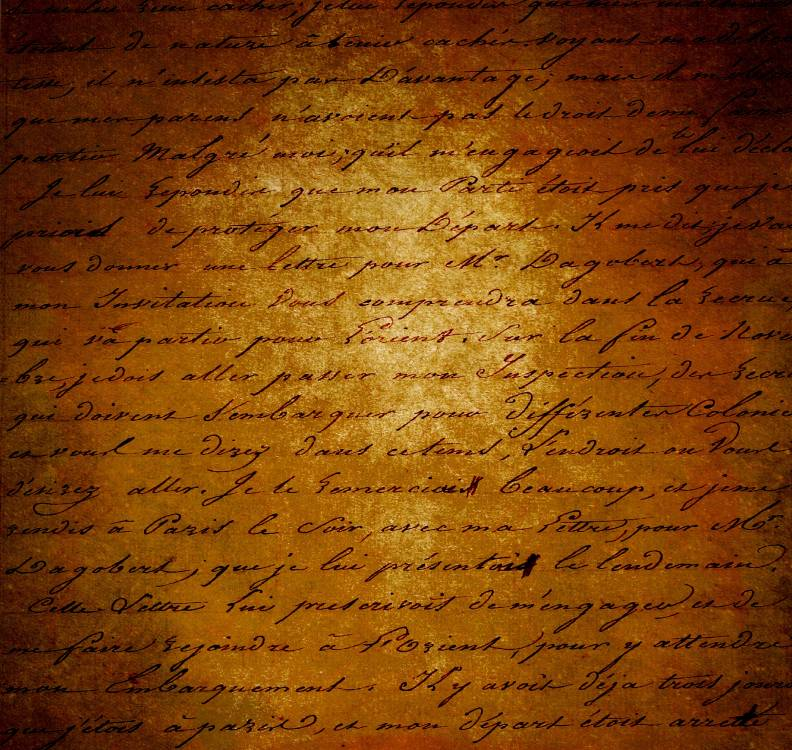
#> input picture python/machine_vision/lab4/last/lab4_3.jpg, 792 x 750 px, found by its file name
$ python ADAPTIVE_THRESH_MEAN_C.py
#> lines starting #> are read from the running program, lines starting #| are printed output that depends on the picture; after the words box and inside, x2 and y2 are one past the last pixel; in counts of white or black regions, pixels touching at a corner belong together
import cv2
import numpy as np

#адаптивного вычисления порога
name_file= 'lab4_3'
road1 = cv2.imread(name_file+'.jpg', cv2.IMREAD_GRAYSCALE)
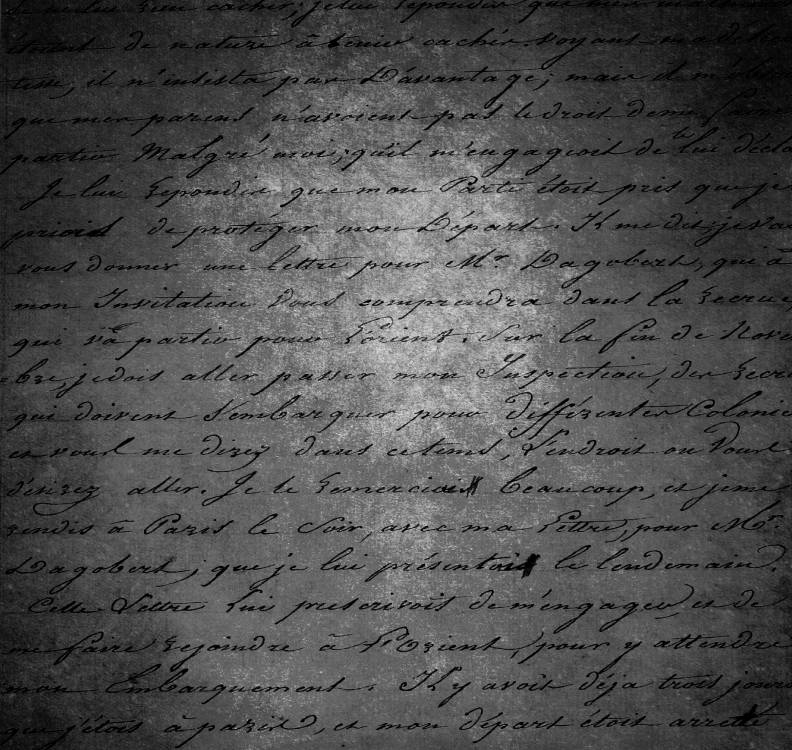
#> road1: shape (750, 792); min 0, max 228, mean 77.4
maxVal1 = 255
blocksize = int(21/2)*2+1
blocksize_max=50
C = 1
C_max=50
param=[blocksize,C]
title_window = name_file + 'ADAPTIVE_THRESH_MEAN_C'

cv2.namedWindow(title_window, cv2.WINDOW_AUTOSIZE )

def on_trackbar_C(C):
    global param
    param[1]=C
trackbar_name = 'C'
cv2.createTrackbar(trackbar_name, title_window, C, C_max, on_trackbar_C )

def on_trackbar_blocksize(blocksize):
    global param
    if blocksize!=1 and blocksize!=0:
        blocksize = int(blocksize/2)*2+1
    else:
        blocksize=3
    param[0]=blocksize
trackbar_name = 'blocksize'
cv2.createTrackbar(trackbar_name, title_window, blocksize, blocksize_max, on_trackbar_blocksize )

while 1:
    img=cv2.adaptiveThreshold(road1, maxVal1 , cv2.ADAPTIVE_THRESH_MEAN_C ,cv2.THRESH_BINARY , param[0] , param[1])
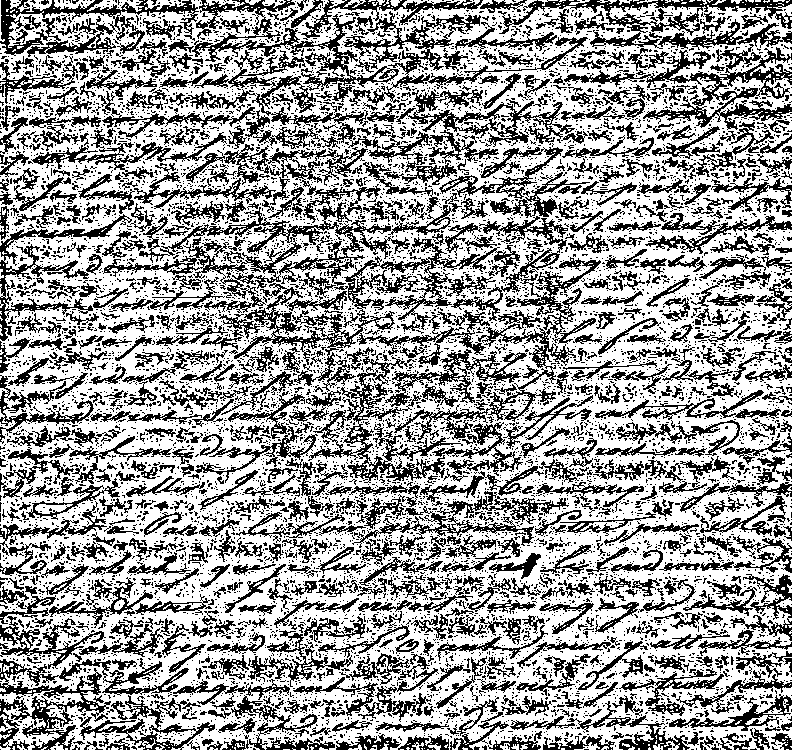
#> img: shape (750, 792); 61.9% white; black in thin lines or dots
    cv2.putText(img,f"maxVal={maxVal1}_blocksize={param[0]}_C={param[1]}"  , (20,30), cv2.FONT_HERSHEY_SIMPLEX, 1, 125 , 2)
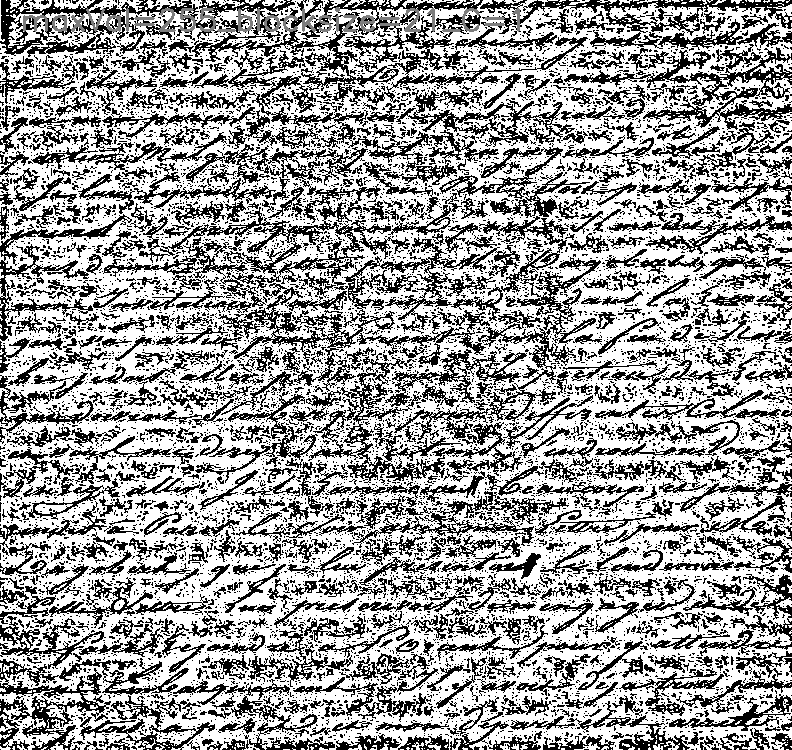
#> img: shape (750, 792); 0.56% of pixels changed, all inside (x1, y1, x2, y2) = (23, 7, 520, 32)
    cv2.imshow(title_window,img)
    if cv2.waitKey(100)==27: #esc
#> (key Esc is pressed here)
        break
